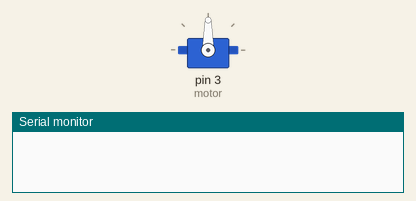
Bench run of a sketch on a simulated Arduino Uno, built with avr-gcc and run on an emulated ATmega328P. Shown: servo, the last lines printed to the serial monitor.

Above: at 0.1 s.
At 4.1 s:
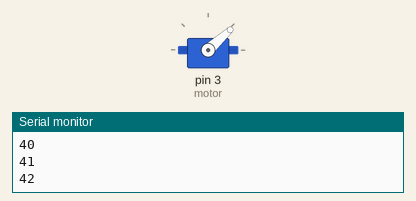
At 8.1 s:
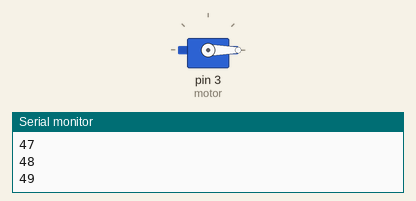
Timing chart, 0 to 9.6 s (numbered marks = the images above):
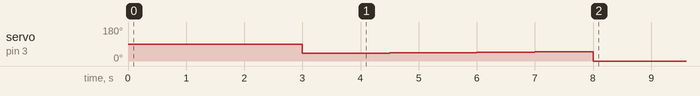

The sketch:

arm.ino
```cpp
#include <Servo.h>

Servo motor;

void setup ()
{
  motor.attach(3);
  Serial.begin(9600);

  //Give some time before you start anything like switching on your ESC / Moto
  delay(3000);
  for(int i = 40; i < 50; i++){
    motor.write(i);
    Serial.println(i);
    delay(500);
  }
}

void loop()
{
  motor.write(0);
}
```

Measured:
- by itself, servo on pin 3 (motor): ramps from 0° to 49° and jumps back, once every 5.0 s
